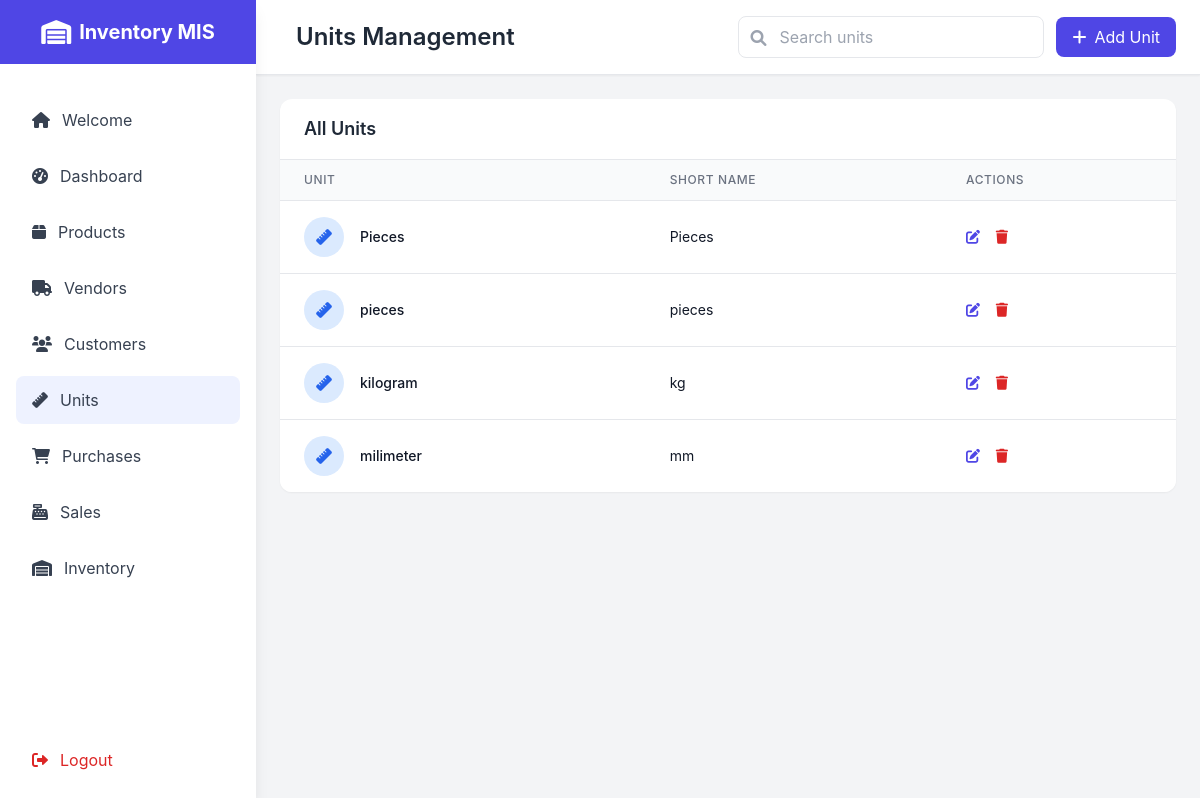
Screenshot of /units/ (signed in) with the database file from the repository.
### main/models.py (models this page shows, shortened)
class Unit(models.Model):
    title = models.CharField(max_length=50, unique=True)
    short_name = models.CharField(max_length=10, unique=True)
    class Meta:
        verbose_name_plural = 'Units'

### main/views.py (the view, shortened to what this page needs)
# urls.py: path('units/', views.units, name='units'),
@login_required
def units(request):
    q = request.GET.get('q', '').strip()
    units_qs = Unit.objects.all()
    if q:
        units_qs = units_qs.filter(title__icontains=q)
    units_list = units_qs.all()
    context = {'units': units_list, 'q': q}
    return render(request, 'units.html', context)

### templates/units.html (shortened to what this page needs)
<!DOCTYPE html>
<html lang="en">
<head>
    <script src="https://cdn.tailwindcss.com"></script>
    <link href="https://cdnjs.cloudflare.com/ajax/libs/font-awesome/6.0.0/css/all.min.css" rel="stylesheet">
</head>
<body class="bg-gray-100">
    <div class="fixed inset-y-0 left-0 z-50 w-64 bg-white shadow-lg sidebar-transition" id="sidebar">
        <div class="flex items-center justify-center h-16 bg-indigo-600">
            <i class="fas fa-warehouse text-white text-2xl mr-2"></i>
            <h1 class="text-white text-xl font-bold">Inventory MIS</h1>
        </div>
        <nav class="mt-8">
            <div class="px-4 space-y-2">
                <a href="{% url 'welcome' %}" class="flex items-center px-4 py-3 text-gray-700 hover:bg-gray-100 rounded-lg">
                    <i class="fas fa-home mr-3"></i>Welcome
                </a>
                <a href="{% url 'dashboard' %}" class="flex items-center px-4 py-3 text-gray-700 hover:bg-gray-100 rounded-lg">
                    <i class="fas fa-tachometer-alt mr-3"></i>Dashboard
                </a>
                <a href="{% url 'products' %}" class="flex items-center px-4 py-3 text-gray-700 hover:bg-gray-100 rounded-lg">
                    <i class="fas fa-box mr-3"></i>Products
                </a>
                <a href="{% url 'vendors' %}" class="flex items-center px-4 py-3 text-gray-700 hover:bg-gray-100 rounded-lg">
                    <i class="fas fa-truck mr-3"></i>Vendors
                </a>
                <a href="{% url 'customers' %}" class="flex items-center px-4 py-3 text-gray-700 hover:bg-gray-100 rounded-lg">
                    <i class="fas fa-users mr-3"></i>Customers
                </a>
                <a href="{% url 'units' %}" class="flex items-center px-4 py-3 text-gray-700 bg-indigo-50 rounded-lg">
                    <i class="fas fa-ruler mr-3"></i>Units
                </a>
                <a href="{% url 'purchases' %}" class="flex items-center px-4 py-3 text-gray-700 hover:bg-gray-100 rounded-lg">
                    <i class="fas fa-shopping-cart mr-3"></i>Purchases
                </a>
                <a href="{% url 'sales' %}" class="flex items-center px-4 py-3 text-gray-700 hover:bg-gray-100 rounded-lg">
                    <i class="fas fa-cash-register mr-3"></i>Sales
                </a>
                <a href="{% url 'inventory' %}" class="flex items-center px-4 py-3 text-gray-700 hover:bg-gray-100 rounded-lg">
                    <i class="fas fa-warehouse mr-3"></i>Inventory
                </a>
            </div>
        </nav>
        <div class="absolute bottom-0 w-full p-4">
            <a href="{% url 'logout' %}" class="flex items-center px-4 py-3 text-red-600 hover:bg-red-50 rounded-lg">
                <i class="fas fa-sign-out-alt mr-3"></i>Logout
            </a>
        </div>
    </div>
    <div class="ml-64 min-h-screen">
        <header class="bg-white shadow-sm border-b border-gray-200">
            <div class="flex items-center justify-between px-6 py-4">
                <div class="flex items-center">
                    <h2 class="text-2xl font-semibold text-gray-800 ml-4">Units Management</h2>
                </div>
                <div class="flex items-center space-x-3">
                    <form method="get" class="hidden md:block">
                        <div class="relative">
                            <input type="text" name="q" value="{{ q }}" placeholder="Search units"
                                   class="pl-10 pr-4 py-2 border rounded-lg focus:outline-none focus:ring-2 focus:ring-indigo-500">
                            <span class="absolute left-3 top-2.5 text-gray-400"><i class="fas fa-search"></i></span>
                        </div>
                    </form>
                    <button onclick="openModal('unitModal')" class="bg-indigo-600 text-white px-4 py-2 rounded-lg hover:bg-indigo-700 transition duration-300">
                        <i class="fas fa-plus mr-2"></i>Add Unit
                    </button>
                </div>
            </div>
        </header>
        <main class="p-6">
            <div class="bg-white rounded-xl shadow-sm overflow-hidden">
                <div class="px-6 py-4 border-b border-gray-200">
                    <h3 class="text-lg font-semibold text-gray-800">All Units</h3>
                </div>
                <div class="overflow-x-auto">
                    <table class="min-w-full divide-y divide-gray-200">
                        <thead class="bg-gray-50">
                            <tr>
                                <th class="px-6 py-3 text-left text-xs font-medium text-gray-500 uppercase tracking-wider">Unit</th>
                                <th class="px-6 py-3 text-left text-xs font-medium text-gray-500 uppercase tracking-wider">Short Name</th>
                                <th class="px-6 py-3 text-left text-xs font-medium text-gray-500 uppercase tracking-wider">Actions</th>
                            </tr>
                        </thead>
                        <tbody class="bg-white divide-y divide-gray-200">
                            {% for unit in units %}
                            <tr class="hover:bg-gray-50">
                                <td class="px-6 py-4 whitespace-nowrap">
                                    <div class="flex items-center">
                                        <div class="h-10 w-10 rounded-full bg-blue-100 flex items-center justify-center">
                                            <i class="fas fa-ruler text-blue-600"></i>
                                        </div>
                                        <div class="ml-4">
                                            <div class="text-sm font-medium text-gray-900">{{ unit.title }}</div>
                                        </div>
                                    </div>
                                </td>
                                <td class="px-6 py-4 whitespace-nowrap text-sm text-gray-900">{{ unit.short_name }}</td>
                                <td class="px-6 py-4 whitespace-nowrap text-sm font-medium">
                                    <button onclick="editUnit({{ unit.id }}, '{{ unit.title }}', '{{ unit.short_name }}')"
                                            class="text-indigo-600 hover:text-indigo-900 mr-3">
                                        <i class="fas fa-edit"></i>
                                    </button>
                                    <button onclick="deleteUnit({{ unit.id }})"
                                            class="text-red-600 hover:text-red-900">
                                        <i class="fas fa-trash"></i>
                                    </button>
                                </td>
                            </tr>
                            {% endfor %}
                        </tbody>
                    </table>
                </div>
            </div>
        </main>
    </div>
</body>
</html>

### templates/units.html (style rules this page uses)
body { font-family: 'Inter', sans-serif; }
.sidebar-transition { transition: all 0.3s ease; }

### rows the page displays
Unit: title "Pieces", short_name "Pieces"
Unit: title "pieces", short_name "pieces"
Unit: title "kilogram", short_name "kg"
Unit: title "milimeter", short_name "mm"
